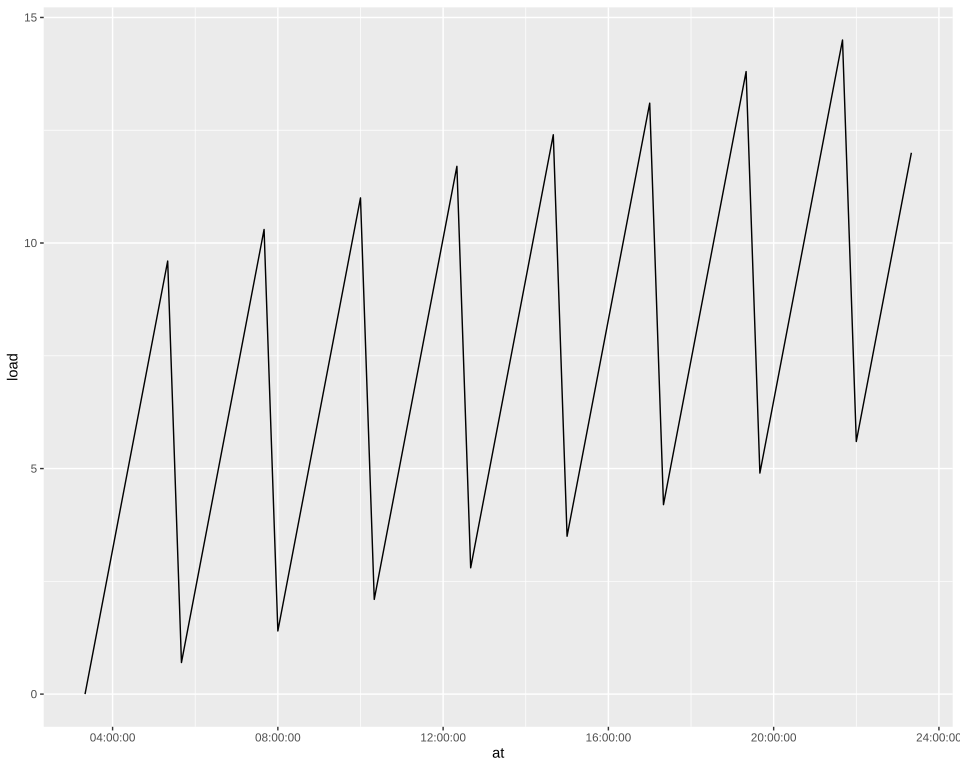

This figure's R source:
# The plot test/golden/scale_time.svg draws, drawn by ggplot2 itself, as ggplot2's own visual tests draw
# their snapshots: the independent check on that golden whenever it changes. The suite never runs
# this; it needs R, ggplot2, vdiffr and hms, saved as the Docker image giggly-r:ggplot2-4.0.3-hms.
# From the repository's root:
#
#   docker run --rm -v "$PWD/test/golden":/golden:ro giggly-r:ggplot2-4.0.3-hms \
#     Rscript /golden/scale_time.R > scale_time.ggplot2.svg
#
# and compare the two drawings element by element, as test/golden/point.R describes.
#
# A day's load read every 20 minutes, 61 readings from 03:20 to 23:20, each the reading's index
# modulo 7 times 1.5 plus a tenth of the index: the x axis a time scale whose breaks are R's
# breaks_hms(), every four hours, found on the extent in hours, the last past midnight written
# 24:00:00 as hms writes it, with minor grid lines midway between them.

library(ggplot2)

index <- 0:60
df <- data.frame(
  at = hms::as_hms(3 * 3600 + 20 * 60 + index * 20 * 60),
  load = (index %% 7) * 1.5 + index / 10
)
plot <- ggplot(df, aes(at, load)) + geom_line() + theme_gray()

file <- tempfile(fileext = ".svg")
vdiffr::write_svg(plot, file)
cat(readLines(file), sep = "\n")
